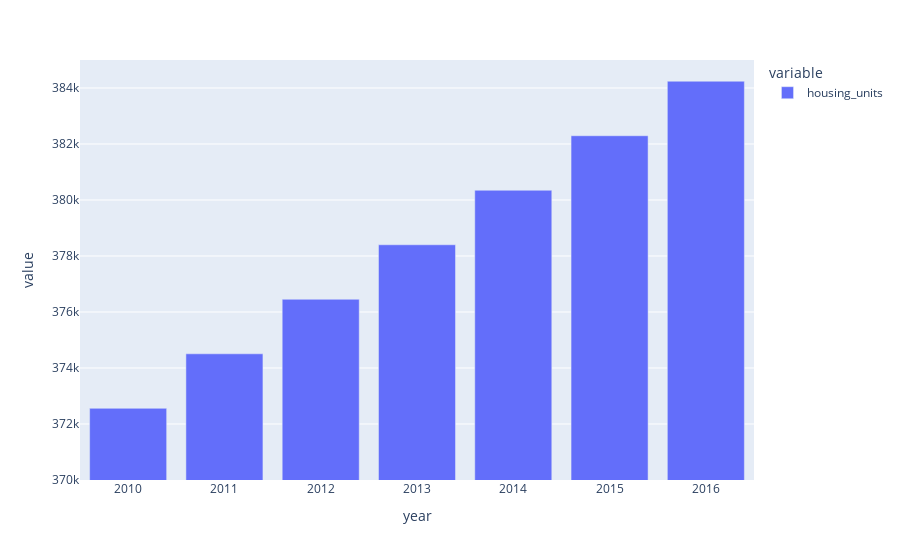

Notebook cell for this chart:
### Markdown cell above
## Housing Units Per Year

In this section, you will calculate the number of housing units per year and visualize the results as a bar chart using the Pandas plot function.

**Hint:** Use the Pandas `groupby` function.

**Optional challenge:** Use the min, max, and std to scale the y limits of the chart.

### Code cell
# Calculate the mean number of housing units per year (hint: use groupby) 
year_grouped_df = sfo_data['housing_units'].groupby(sfo_data.index).mean()
px.bar(year_grouped_df, y=["housing_units"], range_y=[370000, 385000])

### Figure 1 — Plotly figure (JSON) as saved in the notebook; plotly's stock layout.template omitted (floating-point values rounded to 4 significant figures)
{"data": [{"alignmentgroup": "True", "hovertemplate": "variable=housing_units<br>year=%{x}<br>value=%{y}<extra></extra>", "legendgroup": "housing_units", "marker": {"color": "#636efa", "pattern": {"shape": ""}}, "name": "housing_units", "offsetgroup": "housing_units", "orientation": "v", "showlegend": true, "textposition": "auto", "type": "bar", "x": [2010, 2011, 2012, 2013, 2014, 2015, 2016], "xaxis": "x", "y": [372560, 374507, 376454, 378401, 380348, 382295, 384242], "yaxis": "y"}], "layout": {"barmode": "relative", "legend": {"title": {"text": "variable"}, "tracegroupgap": 0}, "margin": {"t": 60}, "xaxis": {"anchor": "y", "domain": [0, 1], "title": {"text": "year"}}, "yaxis": {"anchor": "x", "domain": [0, 1], "range": [370000, 385000], "title": {"text": "value"}}}}
